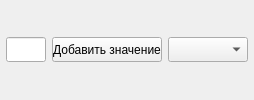
           <widget class="QWidget" name="horizontalWidget_fwih_disc" native="true">
            <layout class="QHBoxLayout" name="horizontalLayout_22">
             <property name="leftMargin">
              <number>6</number>
             </property>
             <property name="topMargin">
              <number>6</number>
             </property>
             <property name="rightMargin">
              <number>6</number>
             </property>
             <property name="bottomMargin">
              <number>6</number>
             </property>
             <item>
              <widget class="QLineEdit" name="lineEdit_fwih_disc">
               <property name="minimumSize">
                <size>
                 <width>40</width>
                 <height>25</height>
                </size>
               </property>
               <property name="maximumSize">
                <size>
                 <width>40</width>
                 <height>25</height>
                </size>
               </property>
              </widget>
             </item>
             <item>
              <widget class="QPushButton" name="pushButton_fwih_disc">
               <property name="minimumSize">
                <size>
                 <width>110</width>
                 <height>25</height>
                </size>
               </property>
               <property name="maximumSize">
                <size>
                 <width>110</width>
                 <height>25</height>
                </size>
               </property>
               <property name="text">
                <string>Добавить значение</string>
               </property>
              </widget>
             </item>
             <item>
              <widget class="QComboBox" name="comboBox_fwih_disc_var">
               <property name="minimumSize">
                <size>
                 <width>80</width>
                 <height>25</height>
                </size>
               </property>
               <property name="maximumSize">
                <size>
                 <width>80</width>
                 <height>25</height>
                </size>
               </property>
              </widget>
             </item>
            </layout>
           </widget>
